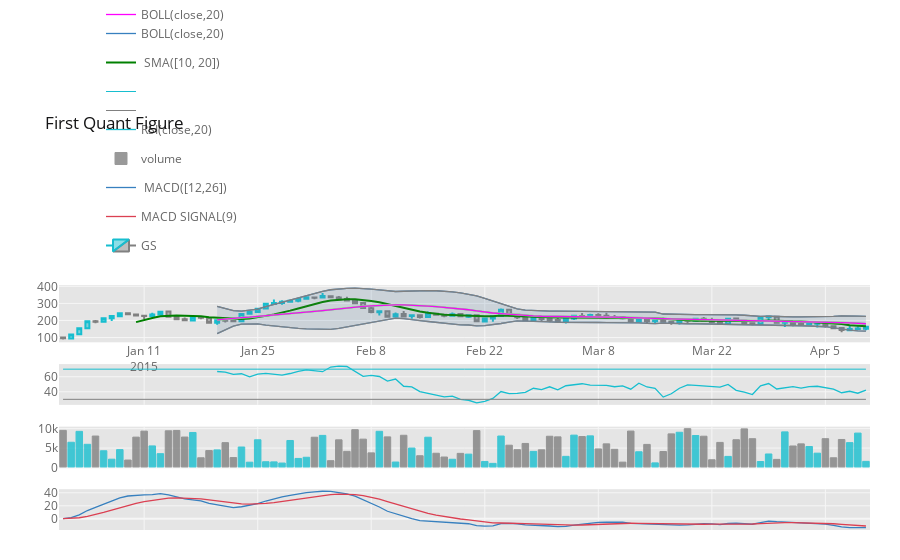

Here is the notebook cell this chart was saved with:
### Code cell
qf.add_sma([10,20],width=2,color=['green','lightgreen'],legendgroup=True)
qf.add_rsi(periods=20,color='java')
qf.add_bollinger_bands(periods=20,boll_std=2,colors=['magenta','grey'],fill=True)
qf.add_volume()
qf.add_macd()
qf.iplot()
